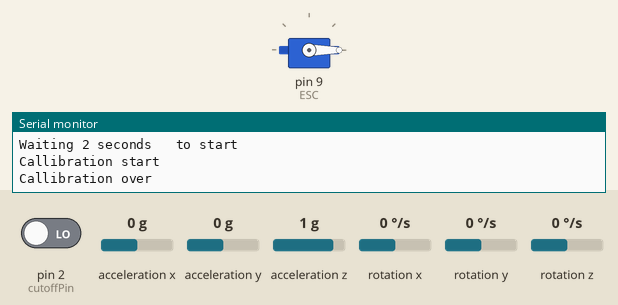
The sketch below on a simulated Arduino Uno, built with avr-gcc and run on an emulated ATmega328P. Parts: servo, the last lines printed to the serial monitor. Wiring (inferred from the names in the program): MPU-6050 motion sensor at I2C address 0x68. The inputs (shaded band) are chosen by the test bench; at power-on: rotation x 0 °/s, pin 2 (cutoffPin) LOW, acceleration x 0 g, acceleration y 0 g, acceleration z 1 g, rotation y 0 °/s, rotation z 0 °/s.

Above: at 2.4 s.
2.5 s: rotation x set to -192 °/s
At 3.28 s:
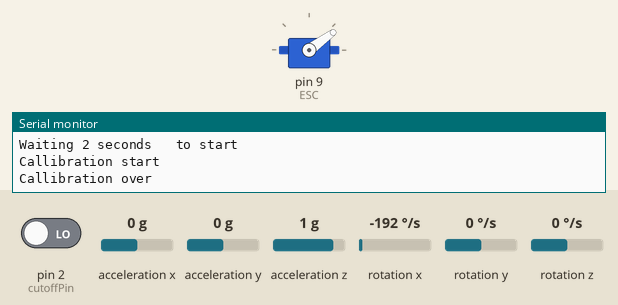
At 4.3 s:
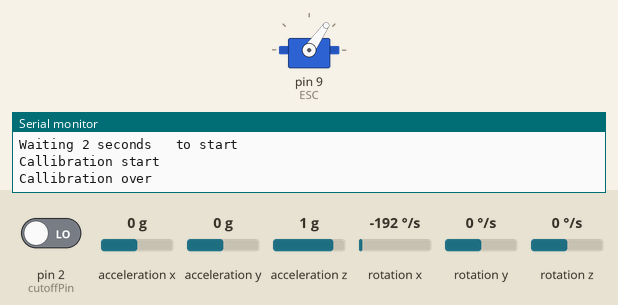
5.0 s: pin 2 (cutoffPin) driven HIGH
At 6.2 s:
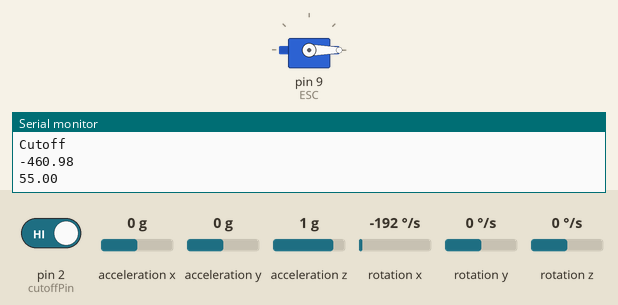
Timing chart, 0 to 8.0 s (numbered marks = the images above; inputs shaded):
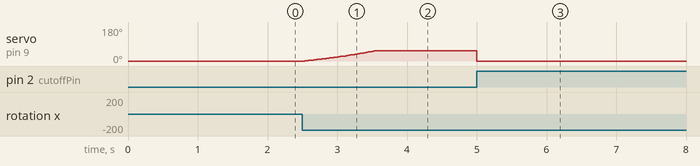

Measured:
- after the input at 2.5 s, servo on pin 9 (ESC): moves from 0° to 55° over 1.0 s, starting at once
- after the input at 5.0 s, servo on pin 9 (ESC): 55° → 0° at once

The sketch:

pid_delay.ino
```cpp
float actual, currError, prevError, currTime, prevTime, dt, errIntegral, output, correction;
float kp=0.0005, kd=0.5, ki=0;
float reference=0;
bool is_good=true, is_start=false;
int cutoffPin=2;

#include <Wire.h>
#include <Servo.h>

Servo ESC;     // create servo object to control the ESC

int potValue;  // value from the analog pin
float maxOutput=55;
//float maxOutput=65;
float minOutput=0;

const int MPU = 0x68; // MPU6050 I2C address
float AccX, AccY, AccZ;
float GyroX, GyroY, GyroZ;
float accAngleX, accAngleY, gyroAngleX, gyroAngleY, gyroAngleZ;
float roll, pitch, yaw;
float AccErrorX, AccErrorY, GyroErrorX, GyroErrorY, GyroErrorZ;
float elapsedTime, currentTime, previousTime;
int c = 0;

float avgRoll=0;

void setup(){
  Serial.begin(19200);
  Serial.println("Setup");
  Wire.begin();                      // Initialize comunication
  Wire.beginTransmission(MPU);       // Start communication with MPU6050 // MPU=0x68
  Wire.write(0x6B);                  // Talk to the register 6B
  Wire.write(0x00);                  // Make reset - place a 0 into the 6B register
  Wire.endTransmission(true);        //end the transmission
  Serial.println("I2c Good");
  pinMode(cutoffPin, INPUT);


  ESC.attach(9,1000,1100); // (pin, min pulse width, max pulse width in microseconds)
  ESC.write(0);
  Serial.println("Waiting 2 seconds   to start");
  //MAKE SURE IMU IS FLAT AND STATIONARY
  Serial.println("Callibration start");
  calculate_IMU_error();
  Serial.println("Callibration over");


}

void get_accAngle(){ //updates accAngleX, accAngleY
    Wire.beginTransmission(MPU);
  Wire.write(0x3B); // Start with register 0x3B (ACCEL_XOUT_H)
  Wire.endTransmission(false);
  Wire.requestFrom(MPU, 6, true); // Read 6 registers total, each axis value is stored in 2 registers
  //For a range of +-2g, we need to divide the raw values by 16384 (LSB value), according to the datasheet
  AccX = (Wire.read() << 8 | Wire.read()) / 16384.0; // X-axis value
  AccY = (Wire.read() << 8 | Wire.read()) / 16384.0; // Y-axis value
  AccZ = (Wire.read() << 8 | Wire.read()) / 16384.0; // Z-axis value
  // Calculating Roll and Pitch from the accelerometer data
  accAngleX = ((atan(AccY / AccZ)) * 180 / PI); //- 0.12; // AccErrorX ~(0.58) See the calculate_IMU_error()custom function for more details
  accAngleY = atan(-AccX/AccZ)*180/PI; //(atan(-1 * AccX / sqrt(pow(AccY, 2) + pow(AccZ, 2))) * 180 / PI) + 1.25; // AccErrorY ~(-1.58)
}

void get_gyro_reading(){
  Wire.beginTransmission(MPU);
  Wire.write(0x43); // Gyro data first register address 0x43
  Wire.endTransmission(false);
  Wire.requestFrom(MPU, 6, true); // Read 4 registers total, each axis value is stored in 2 registers
  GyroX = (Wire.read() << 8 | Wire.read()) / 131.0; // For a 250deg/s range we have to divide first the raw value by 131.0, according to the datasheet
  GyroY = (Wire.read() << 8 | Wire.read()) / 131.0;
  GyroZ = (Wire.read() << 8 | Wire.read()) / 131.0;
  // Correct the outputs with the calculated error values
  GyroX -= GyroErrorX;
  GyroY -= GyroErrorY;
  GyroZ -= GyroErrorZ;

  //time elapsed
  previousTime = currentTime;
  currentTime = millis();
  elapsedTime = (currentTime - previousTime) / 1000;

  // Integrating the gyro readings(angular velocity in deg/s) to get angular velocity
  gyroAngleX += GyroX * elapsedTime; // deg/s * s = deg
  gyroAngleY += GyroY * elapsedTime;
  yaw += GyroZ * elapsedTime;
}

void calculate_IMU_error() { // update AccErrorX, AccErrorY, GyroErrorX, GyroErrorY, GyroErrorZ
  // We can call this funtion in the setup section to calculate the accelerometer and gyro data error. From here we will get the error values used in the above equations printed on the Serial Monitor.
  // Note that we should place the IMU flat in order to get the proper values, so that we then can the correct values

  //Steady state zero error
  int num_trials=500;
  while (c < num_trials) {
    Wire.beginTransmission(MPU);
    Wire.write(0x3B);
    Wire.endTransmission(false);
    Wire.requestFrom(MPU, 6, true);
    AccX = (Wire.read() << 8 | Wire.read()) / 16384.0 ;
    AccY = (Wire.read() << 8 | Wire.read()) / 16384.0 ;
    AccZ = (Wire.read() << 8 | Wire.read()) / 16384.0 ;

    AccErrorX = AccErrorX + ((atan((AccY) / sqrt(pow((AccX), 2) + pow((AccZ), 2))) * 180 / PI));
    AccErrorY = AccErrorY + ((atan(-1 * (AccX) / sqrt(pow((AccY), 2) + pow((AccZ), 2))) * 180 / PI));
    c++;
  }

  AccErrorX = AccErrorX / num_trials;
  AccErrorY = AccErrorY / num_trials;
  c = 0;

  while (c < num_trials) {
    Wire.beginTransmission(MPU);
    Wire.write(0x43);
    Wire.endTransmission(false);
    Wire.requestFrom(MPU, 6, true);
    GyroX = Wire.read() << 8 | Wire.read();
    GyroY = Wire.read() << 8 | Wire.read();
    GyroZ = Wire.read() << 8 | Wire.read();

    GyroErrorX = GyroErrorX + (GyroX / 131.0);
    GyroErrorY = GyroErrorY + (GyroY / 131.0);
    GyroErrorZ = GyroErrorZ + (GyroZ / 131.0);
    c++;
  }

  GyroErrorX = GyroErrorX / num_trials;
  GyroErrorY = GyroErrorY / num_trials;
  GyroErrorZ = GyroErrorZ / num_trials;

}

void loop(){
    // === Read acceleromter data === //
    get_accAngle();

    // === Read gyroscope data === //
    get_gyro_reading();

    // Complementary filter - combine acceleromter and gyro angle values
    roll = 0.96 * gyroAngleX + 0.04 * accAngleX;
    avgRoll = 0.99*avgRoll+0.01*roll;

    prevTime=currTime;
    currTime=millis();
    dt = currTime-prevTime;

    actual=roll;
    prevError=currError;
    currError = reference-actual;

    errIntegral += dt*currError;

    correction = kp*currError + kd*(currError-prevError)/dt + ki*errIntegral;
    output+=correction;

    //Output limiting
    output=min(output, maxOutput);
    output=max(output, minOutput);


    //check cutoff and imu input
    if(digitalRead(cutoffPin)&&is_good){
      Serial.println("Cutoff");
      Serial.println(roll);
      Serial.println(output);
      is_good=false;
      ESC.write(0);
    }
    if(roll!=roll&&is_good){
      is_good=false;
      ESC.write(0);
      Serial.println("Bad imu input");
    }

    if(roll==roll && is_good){
    ESC.write(output);
    }

    //NO output if IMU reading is not proper - Need to check if this works
    if(false){//if(roll==roll && is_good){
    Serial.print(avgRoll);
    Serial.print("/");
    Serial.print(roll);
    Serial.print("/");
    Serial.println(output);
    }

}
```
